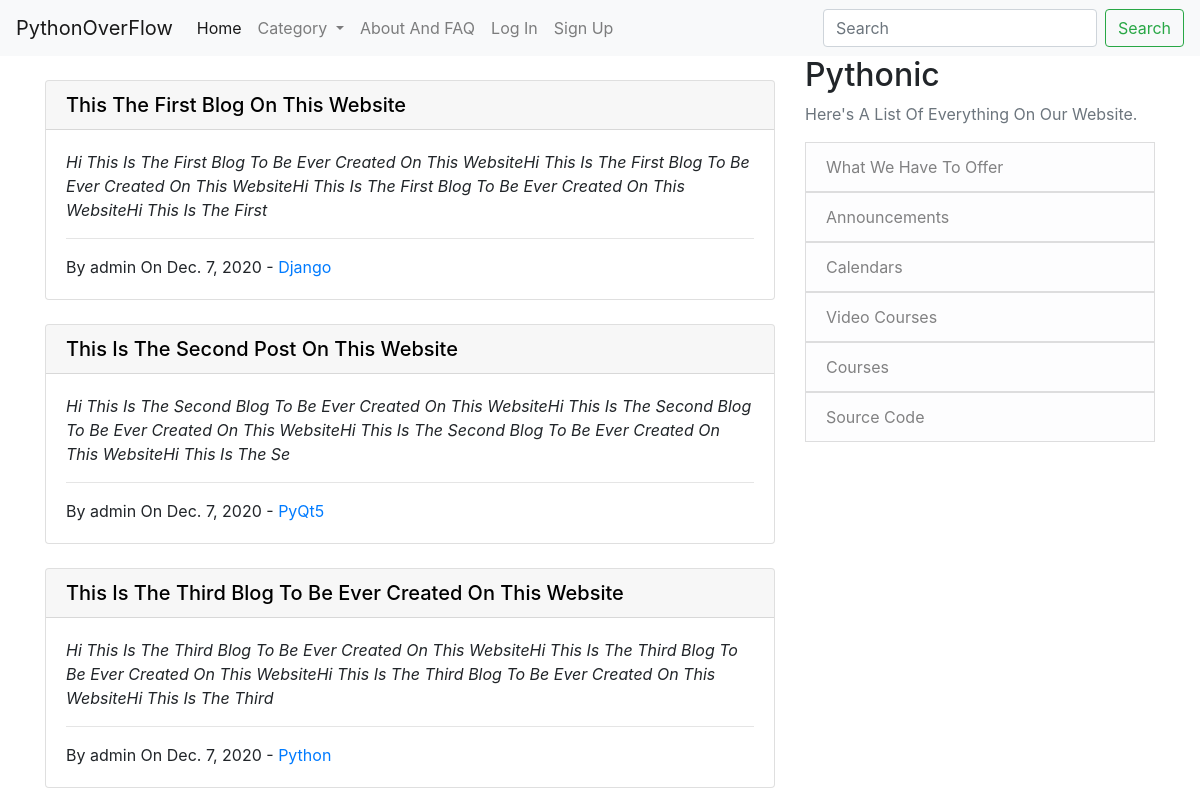
The page / on the database its author committed.
### App/models.py (models this page shows, shortened)
class Post(models.Model):
    title = models.CharField(max_length=120)
    author = models.ForeignKey(User, on_delete=models.CASCADE)
    context = models.TextField()
    date_created = models.DateField(auto_now=True)
    category = models.CharField(max_length=30, default='Python')

### App/views.py (the view)
# urls.py: path('', home_view.as_view(), name='home'),
class home_view(ListView):
    model = Post
    template_name = 'App/home.html'
    ordering = ['-date_created']
    def get_context_data(self, *args, **kwargs):
        cate_menu = Category.objects.all()
        context = super(home_view, self).get_context_data(*args, **kwargs)
        context['cate_menu'] = cate_menu
        return context

### App/models.py (called while the page is built)
    def __str__(self):
        return self.name

### App/templates/App/home.html (shortened to what this page needs)
{% extends "App/base.html" %}
{% block content %}
<br>
{% for post in object_list %}
    <div class="card">
        <a href="{% url 'post_detail' post.pk %}" style="text-decoration: none; color: black">
            <h5 class="card-header">{{ post.title }}</h5>
        </a>
        <div class="card-body">
            <p class="card-text"><i>{{ post.context|slice:":200"}}</i></p>
            <hr>
            <p class="card-text">By {{ post.author }} On {{ post.date_created }} - <a href="{% url 'post_category' post.category %}">{{ post.category }}</a></p>
        </div>
    </div>
    <br>
{% endfor %}
{% endblock %}

### rows shown on the page
Post: title "This The First Blog On This Website", context "Hi This Is The First Blog To Be Ever Created On This WebsiteHi This Is The First Blog To Be Ever Created On This WebsiteHi This Is The First Blog To Be Ever Created On This WebsiteHi This Is The First", author "admin", date_created "Dec. 7, 2020", category "Django"
Post: title "This Is The Second Post On This Website", context "Hi This Is The Second Blog To Be Ever Created On This WebsiteHi This Is The Second Blog To Be Ever Created On This WebsiteHi This Is The Second Blog To Be Ever Created On This WebsiteHi This Is The Se", author "admin", date_created "Dec. 7, 2020", category "PyQt5"
Post: title "This Is The Third Blog To Be Ever Created On This Website", context "Hi This Is The Third Blog To Be Ever Created On This WebsiteHi This Is The Third Blog To Be Ever Created On This WebsiteHi This Is The Third Blog To Be Ever Created On This WebsiteHi This Is The Third", author "admin", date_created "Dec. 7, 2020", category "Python"
